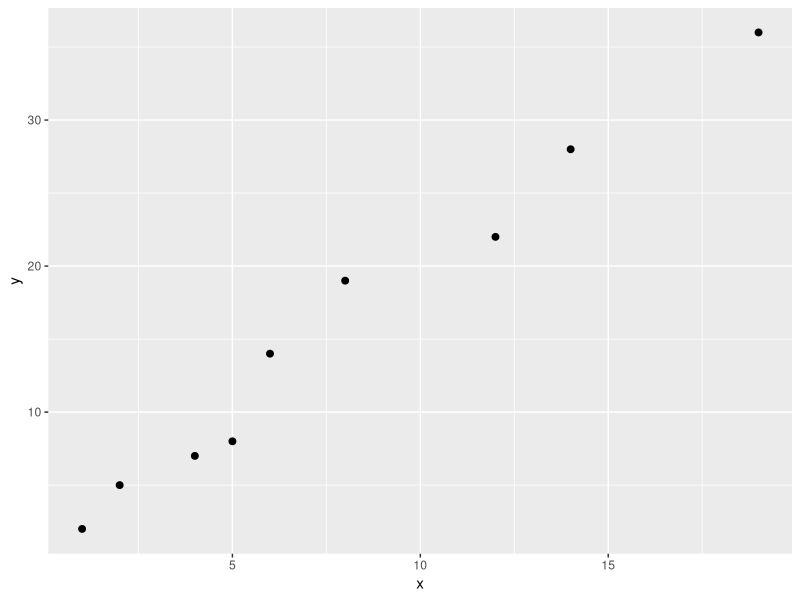
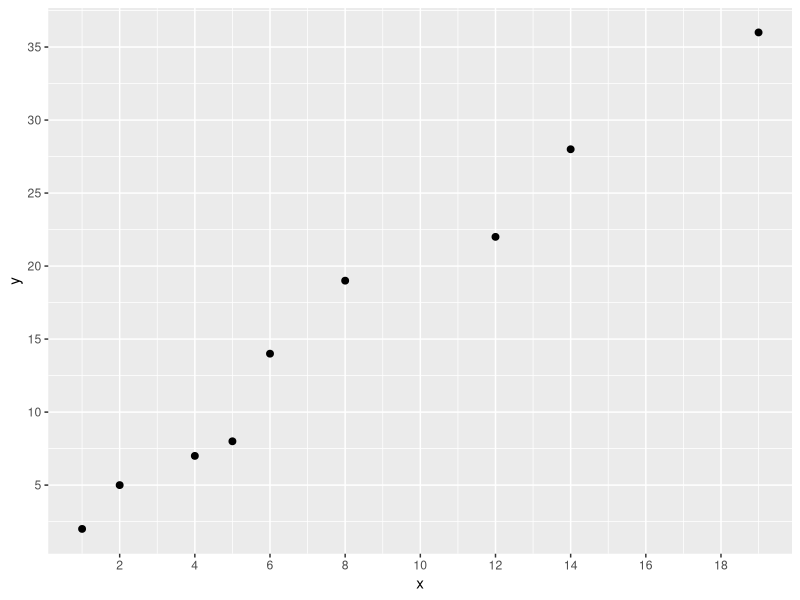
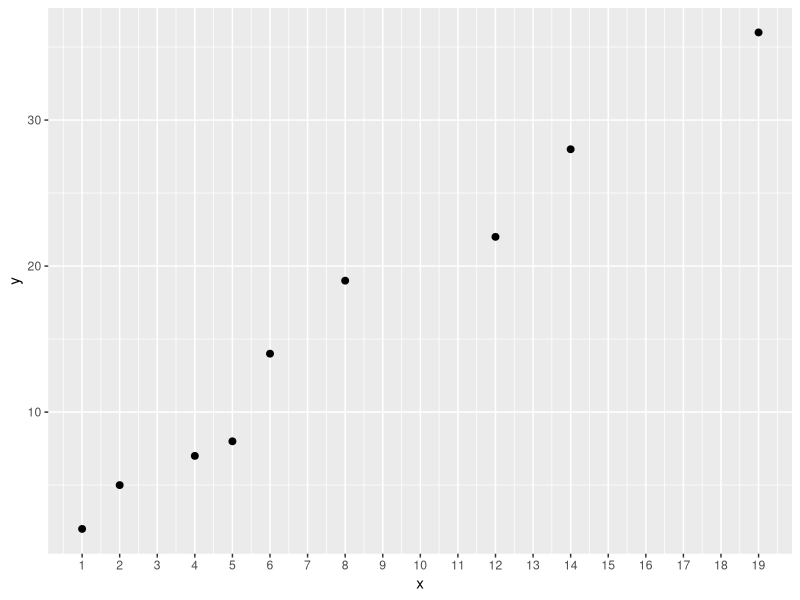

The R script that drew these images, in order:
# Example: Change Number of Axis Ticks in ggplot2
# create data frame
df <- data.frame(x=c(1, 2, 4, 5, 6, 8, 12, 14, 19),
                 y=c(2, 5, 7, 8, 14, 19, 22, 28, 36))

# view data frame
df

library("ggplot2")

# create scatter plot
ggplot(df, aes(x=x, y=y)) + 
  geom_point(size=2)

# However, we can use the n.breaks argument to specify the
# exact number of ticks to use on both axes:
library("ggplot2")

# create scatterplot with custom number of ticks
ggplot(df, aes(x=x, y=y)) + 
  geom_point(size=2) + 
  scale_x_continuous(n.breaks = 10) +
  scale_y_continuous(n.breaks = 10)

library("ggplot2")

# create scatterplot with custom number of ticks on x-axis only
ggplot(df, aes(x=x, y=y)) +
  geom_point(size=2) + 
  scale_x_continuous(n.breaks=20)
